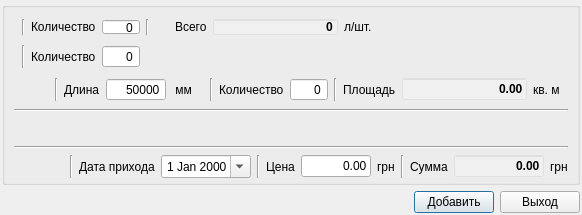
<?xml version="1.0" encoding="UTF-8"?>
<ui version="4.0">
 <class>MaterialDialog</class>
 <widget class="QDialog" name="MaterialDialog">
  <property name="geometry">
   <rect>
    <x>0</x>
    <y>0</y>
    <width>566</width>
    <height>214</height>
   </rect>
  </property>
  <property name="maximumSize">
   <size>
    <width>16777215</width>
    <height>16777215</height>
   </size>
  </property>
  <property name="windowTitle">
   <string>Учет материала на складе</string>
  </property>
  <layout class="QVBoxLayout" name="verticalLayout_2">
   <property name="margin">
    <number>2</number>
   </property>
   <item>
    <widget class="QGroupBox" name="mainBox">
     <property name="maximumSize">
      <size>
       <width>16777215</width>
       <height>16777215</height>
      </size>
     </property>
     <property name="styleSheet">
      <string notr="true">QGroupBox{background:rgba(0, 55, 255, 35)};</string>
     </property>
     <property name="title">
      <string/>
     </property>
     <layout class="QVBoxLayout" name="verticalLayout">
      <property name="topMargin">
       <number>9</number>
      </property>
      <property name="bottomMargin">
       <number>4</number>
      </property>
      <item>
       <widget class="QFrame" name="itemFrame">
        <property name="enabled">
         <bool>true</bool>
        </property>
        <property name="minimumSize">
         <size>
          <width>0</width>
          <height>20</height>
         </size>
        </property>
        <property name="frameShape">
         <enum>QFrame::NoFrame</enum>
        </property>
        <property name="frameShadow">
         <enum>QFrame::Raised</enum>
        </property>
        <layout class="QHBoxLayout" name="horizontalLayout_4">
         <property name="margin">
          <number>2</number>
         </property>
         <item>
          <widget class="ProductWidget" name="productItem" native="true"/>
         </item>
         <item>
          <widget class="Line" name="line_6">
           <property name="orientation">
            <enum>Qt::Vertical</enum>
           </property>
          </widget>
         </item>
         <item>
          <widget class="QLabel" name="label_21">
           <property name="text">
            <string>Количество</string>
           </property>
          </widget>
         </item>
         <item>
          <widget class="QSpinBox" name="itemAmount">
           <property name="sizePolicy">
            <sizepolicy hsizetype="Preferred" vsizetype="Fixed">
             <horstretch>0</horstretch>
             <verstretch>0</verstretch>
            </sizepolicy>
           </property>
           <property name="minimumSize">
            <size>
             <width>0</width>
             <height>0</height>
            </size>
           </property>
           <property name="maximumSize">
            <size>
             <width>9999999</width>
             <height>16777215</height>
            </size>
           </property>
           <property name="alignment">
            <set>Qt::AlignRight|Qt::AlignTrailing|Qt::AlignVCenter</set>
           </property>
           <property name="buttonSymbols">
            <enum>QAbstractSpinBox::NoButtons</enum>
           </property>
           <property name="maximum">
            <number>9999</number>
           </property>
          </widget>
         </item>
         <item>
          <widget class="Line" name="line_8">
           <property name="orientation">
            <enum>Qt::Vertical</enum>
           </property>
          </widget>
         </item>
         <item>
          <spacer name="horizontalSpacer_13">
           <property name="orientation">
            <enum>Qt::Horizontal</enum>
           </property>
           <property name="sizeType">
            <enum>QSizePolicy::Fixed</enum>
           </property>
           <property name="sizeHint" stdset="0">
            <size>
             <width>20</width>
             <height>20</height>
            </size>
           </property>
          </spacer>
         </item>
         <item>
          <widget class="QLabel" name="label_22">
           <property name="text">
            <string>Всего</string>
           </property>
          </widget>
         </item>
         <item>
          <widget class="QLineEdit" name="itemSize">
           <property name="sizePolicy">
            <sizepolicy hsizetype="Preferred" vsizetype="Fixed">
             <horstretch>0</horstretch>
             <verstretch>0</verstretch>
            </sizepolicy>
           </property>
           <property name="minimumSize">
            <size>
             <width>0</width>
             <height>0</height>
            </size>
           </property>
           <property name="maximumSize">
            <size>
             <width>16777215</width>
             <height>16777215</height>
            </size>
           </property>
           <property name="font">
            <font>
             <weight>75</weight>
             <bold>true</bold>
            </font>
           </property>
           <property name="styleSheet">
            <string notr="true">background: rgba(255, 255, 255, 55)</string>
           </property>
           <property name="text">
            <string>0</string>
           </property>
           <property name="alignment">
            <set>Qt::AlignRight|Qt::AlignTrailing|Qt::AlignVCenter</set>
           </property>
           <property name="readOnly">
            <bool>true</bool>
           </property>
          </widget>
         </item>
         <item>
          <widget class="QLabel" name="label_23">
           <property name="text">
            <string>л/шт.</string>
           </property>
          </widget>
         </item>
         <item>
          <spacer name="horizontalSpacer_2">
           <property name="orientation">
            <enum>Qt::Horizontal</enum>
           </property>
           <property name="sizeHint" stdset="0">
            <size>
             <width>40</width>
             <height>20</height>
            </size>
           </property>
          </spacer>
         </item>
        </layout>
       </widget>
      </item>
      <item>
       <widget class="QFrame" name="listFrame">
        <property name="frameShape">
         <enum>QFrame::NoFrame</enum>
        </property>
        <property name="frameShadow">
         <enum>QFrame::Raised</enum>
        </property>
        <layout class="QHBoxLayout" name="horizontalLayout_3">
         <property name="margin">
          <number>2</number>
         </property>
         <item>
          <widget class="ProductWidget" name="productList" native="true"/>
         </item>
         <item>
          <widget class="Line" name="line_7">
           <property name="orientation">
            <enum>Qt::Vertical</enum>
           </property>
          </widget>
         </item>
         <item>
          <widget class="QLabel" name="label_18">
           <property name="text">
            <string>Количество</string>
           </property>
          </widget>
         </item>
         <item>
          <widget class="QSpinBox" name="listAmount">
           <property name="sizePolicy">
            <sizepolicy hsizetype="Preferred" vsizetype="Fixed">
             <horstretch>0</horstretch>
             <verstretch>0</verstretch>
            </sizepolicy>
           </property>
           <property name="minimumSize">
            <size>
             <width>0</width>
             <height>0</height>
            </size>
           </property>
           <property name="maximumSize">
            <size>
             <width>9999999</width>
             <height>16777215</height>
            </size>
           </property>
           <property name="alignment">
            <set>Qt::AlignRight|Qt::AlignTrailing|Qt::AlignVCenter</set>
           </property>
           <property name="buttonSymbols">
            <enum>QAbstractSpinBox::NoButtons</enum>
           </property>
           <property name="maximum">
            <number>9999</number>
           </property>
          </widget>
         </item>
         <item>
          <spacer name="horizontalSpacer_3">
           <property name="orientation">
            <enum>Qt::Horizontal</enum>
           </property>
           <property name="sizeHint" stdset="0">
            <size>
             <width>40</width>
             <height>20</height>
            </size>
           </property>
          </spacer>
         </item>
        </layout>
       </widget>
      </item>
      <item>
       <widget class="QFrame" name="rollFrame">
        <property name="frameShape">
         <enum>QFrame::NoFrame</enum>
        </property>
        <property name="frameShadow">
         <enum>QFrame::Raised</enum>
        </property>
        <layout class="QHBoxLayout" name="horizontalLayout_2">
         <property name="margin">
          <number>2</number>
         </property>
         <item>
          <widget class="ProductWidget" name="productRoll" native="true"/>
         </item>
         <item>
          <widget class="Line" name="line_3">
           <property name="orientation">
            <enum>Qt::Vertical</enum>
           </property>
          </widget>
         </item>
         <item>
          <widget class="QLabel" name="label_10">
           <property name="text">
            <string>Длина</string>
           </property>
          </widget>
         </item>
         <item>
          <widget class="QSpinBox" name="length">
           <property name="sizePolicy">
            <sizepolicy hsizetype="Preferred" vsizetype="Fixed">
             <horstretch>0</horstretch>
             <verstretch>0</verstretch>
            </sizepolicy>
           </property>
           <property name="minimumSize">
            <size>
             <width>60</width>
             <height>0</height>
            </size>
           </property>
           <property name="maximumSize">
            <size>
             <width>60</width>
             <height>16777215</height>
            </size>
           </property>
           <property name="alignment">
            <set>Qt::AlignRight|Qt::AlignTrailing|Qt::AlignVCenter</set>
           </property>
           <property name="buttonSymbols">
            <enum>QAbstractSpinBox::NoButtons</enum>
           </property>
           <property name="maximum">
            <number>999999999</number>
           </property>
           <property name="value">
            <number>50000</number>
           </property>
          </widget>
         </item>
         <item>
          <widget class="QLabel" name="label_12">
           <property name="text">
            <string> мм</string>
           </property>
          </widget>
         </item>
         <item>
          <widget class="Line" name="line_4">
           <property name="orientation">
            <enum>Qt::Vertical</enum>
           </property>
          </widget>
         </item>
         <item>
          <widget class="QLabel" name="label_11">
           <property name="text">
            <string>Количество</string>
           </property>
          </widget>
         </item>
         <item>
          <widget class="QSpinBox" name="rollAmount">
           <property name="sizePolicy">
            <sizepolicy hsizetype="Preferred" vsizetype="Fixed">
             <horstretch>0</horstretch>
             <verstretch>0</verstretch>
            </sizepolicy>
           </property>
           <property name="minimumSize">
            <size>
             <width>0</width>
             <height>0</height>
            </size>
           </property>
           <property name="maximumSize">
            <size>
             <width>999999</width>
             <height>16777215</height>
            </size>
           </property>
           <property name="alignment">
            <set>Qt::AlignRight|Qt::AlignTrailing|Qt::AlignVCenter</set>
           </property>
           <property name="buttonSymbols">
            <enum>QAbstractSpinBox::NoButtons</enum>
           </property>
           <property name="maximum">
            <number>9999</number>
           </property>
          </widget>
         </item>
         <item>
          <widget class="Line" name="line_5">
           <property name="orientation">
            <enum>Qt::Vertical</enum>
           </property>
          </widget>
         </item>
         <item>
          <widget class="QLabel" name="label_13">
           <property name="text">
            <string>Площадь</string>
           </property>
          </widget>
         </item>
         <item>
          <widget class="QLineEdit" name="rollSize">
           <property name="sizePolicy">
            <sizepolicy hsizetype="Preferred" vsizetype="Fixed">
             <horstretch>0</horstretch>
             <verstretch>0</verstretch>
            </sizepolicy>
           </property>
           <property name="minimumSize">
            <size>
             <width>0</width>
             <height>0</height>
            </size>
           </property>
           <property name="maximumSize">
            <size>
             <width>16777215</width>
             <height>16777215</height>
            </size>
           </property>
           <property name="font">
            <font>
             <weight>75</weight>
             <bold>true</bold>
            </font>
           </property>
           <property name="styleSheet">
            <string notr="true">background: rgba(255, 255, 255, 55)</string>
           </property>
           <property name="text">
            <string>0.00</string>
           </property>
           <property name="alignment">
            <set>Qt::AlignRight|Qt::AlignTrailing|Qt::AlignVCenter</set>
           </property>
           <property name="readOnly">
            <bool>true</bool>
           </property>
          </widget>
         </item>
         <item>
          <widget class="QLabel" name="label_14">
           <property name="text">
            <string>кв. м</string>
           </property>
          </widget>
         </item>
        </layout>
       </widget>
      </item>
      <item>
       <widget class="Line" name="line_2">
        <property name="orientation">
         <enum>Qt::Horizontal</enum>
        </property>
       </widget>
      </item>
      <item>
       <layout class="QHBoxLayout" name="horizontalLayout_5">
        <item>
         <widget class="CompanyWidget" name="company" native="true">
          <property name="minimumSize">
           <size>
            <width>100</width>
            <height>22</height>
           </size>
          </property>
         </widget>
        </item>
       </layout>
      </item>
      <item>
       <widget class="Line" name="line_9">
        <property name="orientation">
         <enum>Qt::Horizontal</enum>
        </property>
       </widget>
      </item>
      <item>
       <layout class="QHBoxLayout" name="horizontalLayout_7">
        <item>
         <widget class="Invoice" name="invoice" native="true">
          <property name="minimumSize">
           <size>
            <width>50</width>
            <height>0</height>
           </size>
          </property>
         </widget>
        </item>
        <item>
         <widget class="Line" name="line_12">
          <property name="orientation">
           <enum>Qt::Vertical</enum>
          </property>
         </widget>
        </item>
        <item>
         <widget class="QLabel" name="label_6">
          <property name="text">
           <string>Дата прихода</string>
          </property>
         </widget>
        </item>
        <item>
         <widget class="QDateEdit" name="dateReceipt">
          <property name="sizePolicy">
           <sizepolicy hsizetype="Fixed" vsizetype="Fixed">
            <horstretch>0</horstretch>
            <verstretch>0</verstretch>
           </sizepolicy>
          </property>
          <property name="minimumSize">
           <size>
            <width>90</width>
            <height>0</height>
           </size>
          </property>
          <property name="maximumSize">
           <size>
            <width>90</width>
            <height>16777215</height>
           </size>
          </property>
          <property name="alignment">
           <set>Qt::AlignRight|Qt::AlignTrailing|Qt::AlignVCenter</set>
          </property>
          <property name="buttonSymbols">
           <enum>QAbstractSpinBox::NoButtons</enum>
          </property>
          <property name="calendarPopup">
           <bool>true</bool>
          </property>
         </widget>
        </item>
        <item>
         <widget class="Line" name="line_10">
          <property name="orientation">
           <enum>Qt::Vertical</enum>
          </property>
         </widget>
        </item>
        <item>
         <widget class="QLabel" name="label_5">
          <property name="text">
           <string>Цена</string>
          </property>
         </widget>
        </item>
        <item>
         <widget class="MoneyEdit" name="price">
          <property name="sizePolicy">
           <sizepolicy hsizetype="Fixed" vsizetype="Fixed">
            <horstretch>0</horstretch>
            <verstretch>0</verstretch>
           </sizepolicy>
          </property>
          <property name="minimumSize">
           <size>
            <width>70</width>
            <height>0</height>
           </size>
          </property>
          <property name="maximumSize">
           <size>
            <width>16777215</width>
            <height>16777215</height>
           </size>
          </property>
          <property name="text">
           <string>0.00</string>
          </property>
          <property name="alignment">
           <set>Qt::AlignRight|Qt::AlignTrailing|Qt::AlignVCenter</set>
          </property>
         </widget>
        </item>
        <item>
         <widget class="QLabel" name="label_7">
          <property name="text">
           <string>грн</string>
          </property>
         </widget>
        </item>
        <item>
         <widget class="Line" name="line_11">
          <property name="orientation">
           <enum>Qt::Vertical</enum>
          </property>
         </widget>
        </item>
        <item>
         <widget class="QLabel" name="label_4">
          <property name="text">
           <string>Сумма</string>
          </property>
         </widget>
        </item>
        <item>
         <widget class="MoneyEdit" name="total">
          <property name="sizePolicy">
           <sizepolicy hsizetype="Preferred" vsizetype="Fixed">
            <horstretch>0</horstretch>
            <verstretch>0</verstretch>
           </sizepolicy>
          </property>
          <property name="minimumSize">
           <size>
            <width>90</width>
            <height>0</height>
           </size>
          </property>
          <property name="maximumSize">
           <size>
            <width>16777215</width>
            <height>16777215</height>
           </size>
          </property>
          <property name="font">
           <font>
            <weight>75</weight>
            <bold>true</bold>
           </font>
          </property>
          <property name="styleSheet">
           <string notr="true">background: rgba(255, 255, 255, 55)</string>
          </property>
          <property name="text">
           <string>0.00</string>
          </property>
          <property name="alignment">
           <set>Qt::AlignRight|Qt::AlignTrailing|Qt::AlignVCenter</set>
          </property>
         </widget>
        </item>
        <item>
         <widget class="QLabel" name="label_8">
          <property name="text">
           <string>грн</string>
          </property>
         </widget>
        </item>
       </layout>
      </item>
     </layout>
    </widget>
   </item>
   <item>
    <layout class="QHBoxLayout" name="horizontalLayout">
     <item>
      <spacer name="horizontalSpacer">
       <property name="orientation">
        <enum>Qt::Horizontal</enum>
       </property>
       <property name="sizeHint" stdset="0">
        <size>
         <width>40</width>
         <height>20</height>
        </size>
       </property>
      </spacer>
     </item>
     <item>
      <widget class="QPushButton" name="saveMaterialButton">
       <property name="text">
        <string>Добавить</string>
       </property>
      </widget>
     </item>
     <item>
      <widget class="QPushButton" name="exitMaterialButton">
       <property name="text">
        <string>Выход</string>
       </property>
      </widget>
     </item>
    </layout>
   </item>
  </layout>
 </widget>
 <customwidgets>
  <customwidget>
   <class>MoneyEdit</class>
   <extends>QLineEdit</extends>
   <header>utility/moneyedit.h</header>
  </customwidget>
  <customwidget>
   <class>Invoice</class>
   <extends>QWidget</extends>
   <header>utility/invoice.h</header>
   <container>1</container>
  </customwidget>
  <customwidget>
   <class>CompanyWidget</class>
   <extends>QWidget</extends>
   <header>widgets/companywidget.h</header>
   <container>1</container>
  </customwidget>
  <customwidget>
   <class>ProductWidget</class>
   <extends>QWidget</extends>
   <header>widgets/stock/productwidget.h</header>
   <container>1</container>
  </customwidget>
 </customwidgets>
 <resources/>
 <connections/>
</ui>
